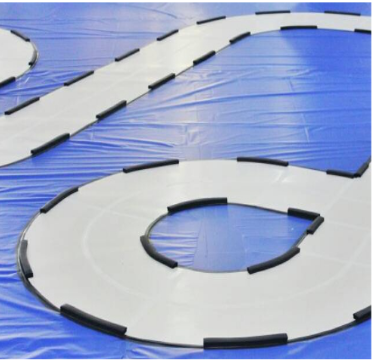
#> input picture inf/input/input6.jpg, 372 x 361 px
$ python picture.py
#> lines starting #> are read from the running program, lines starting #| are printed output that depends on the picture
import cv2
import numpy as np

def read_and_convert_image(image_path, target_width, target_height):
    # 读取图片
#> called with image_path = './input/input6.jpg', target_width = 80, target_height = 60
    image = cv2.imread(image_path)
#> image is the input picture: shape (361, 372, 3); mean B, G, R 204.3, 170.8, 158.6
    if image is None:
        raise ValueError("无法读取图片")

    # 转换为灰度图像
    gray_image = cv2.cvtColor(image, cv2.COLOR_BGR2GRAY)
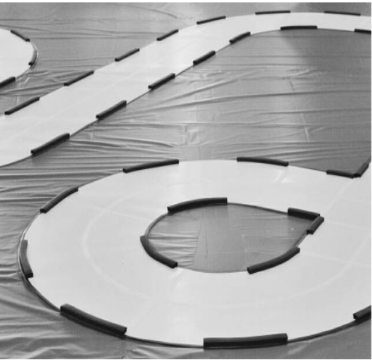
#> gray_image: shape (361, 372); min 11, max 255, mean 171

    # 调整大小
    resized_image = cv2.resize(gray_image, (target_width, target_height))
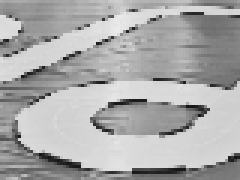
#> resized_image: shape (60, 80) (shown 3 times larger); min 22, max 234, mean 169.9

    return resized_image

image_path = "./input/input6.jpg"
target_width = 80
target_height = 60
gray_image = read_and_convert_image(image_path, target_width, target_height)

# 将灰度图像数据保存到文件，以便C程序读取
np.savetxt("./output/gray_image.txt", gray_image, fmt='%d')

$ run again, with inf/input/input1.jpg copied over inf/input/input6.jpg
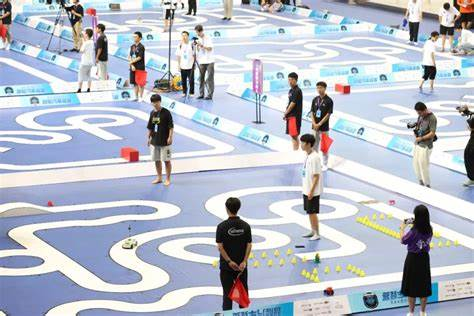
#> input picture inf/input/input1.jpg, 474 x 316 px
#> in read_and_convert_image, image is the input picture: shape (316, 474, 3); mean B, G, R 203, 191.9, 185.6
#> in read_and_convert_image, `gray_image = cv2.cvtColor(image, cv2.COLOR_BGR2GRAY)`:
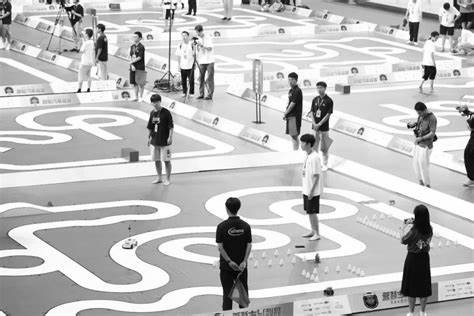
#> gray_image: shape (316, 474); min 0, max 255, mean 191.3
#> in read_and_convert_image, `resized_image = cv2.resize(gray_image, (target_width, target_height))`:
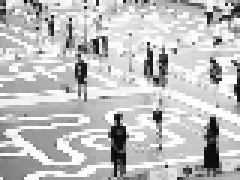
#> resized_image: shape (60, 80) (shown 3 times larger); min 3, max 255, mean 190.7

$ run again, with inf/input/input2.jpg copied over inf/input/input6.jpg
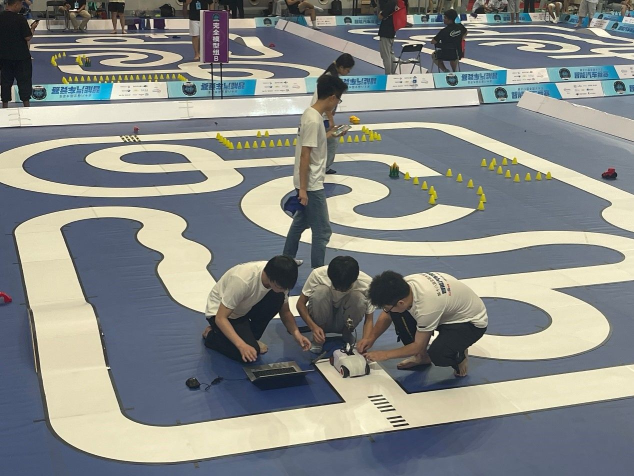
#> input picture inf/input/input2.jpg, 1268 x 952 px (shown at 1/2 size)
#> in read_and_convert_image, image is the input picture: shape (952, 1268, 3); mean B, G, R 134, 137.1, 134.2
#> in read_and_convert_image, `gray_image = cv2.cvtColor(image, cv2.COLOR_BGR2GRAY)`:
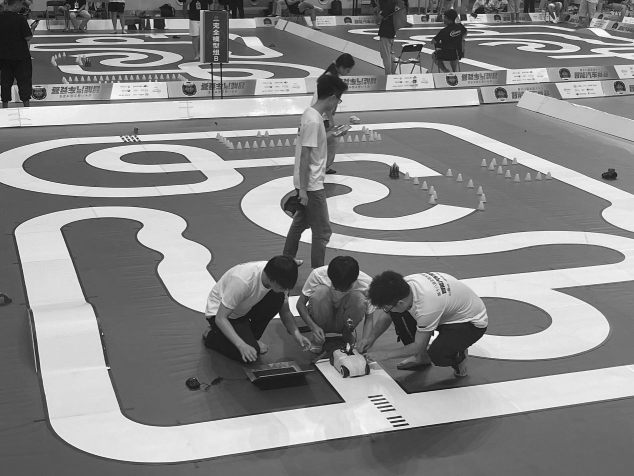
#> gray_image: shape (952, 1268) (shown at 1/2 size); min 0, max 255, mean 135.9
#> in read_and_convert_image, `resized_image = cv2.resize(gray_image, (target_width, target_height))`:
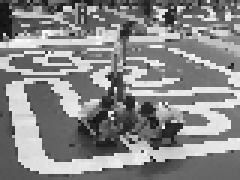
#> resized_image: shape (60, 80) (shown 3 times larger); min 15, max 252, mean 135.6

$ run again, with inf/input/input3.jpg copied over inf/input/input6.jpg
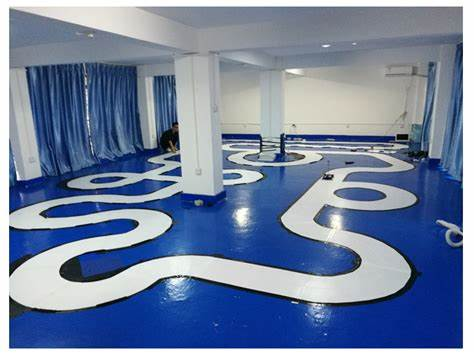
#> input picture inf/input/input3.jpg, 474 x 355 px
#> in read_and_convert_image, image is the input picture: shape (355, 474, 3); mean B, G, R 159.2, 129.8, 113.4
#> in read_and_convert_image, `gray_image = cv2.cvtColor(image, cv2.COLOR_BGR2GRAY)`:
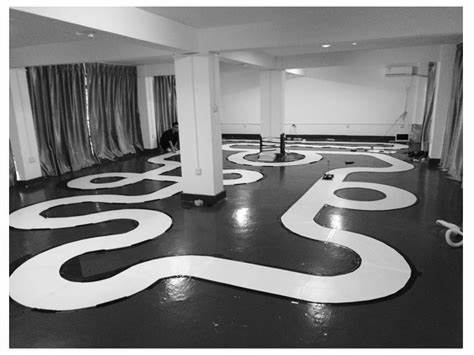
#> gray_image: shape (355, 474); min 0, max 255, mean 128.2
#> in read_and_convert_image, `resized_image = cv2.resize(gray_image, (target_width, target_height))`:
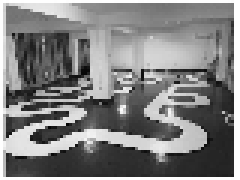
#> resized_image: shape (60, 80) (shown 3 times larger); min 5, max 255, mean 128.3
